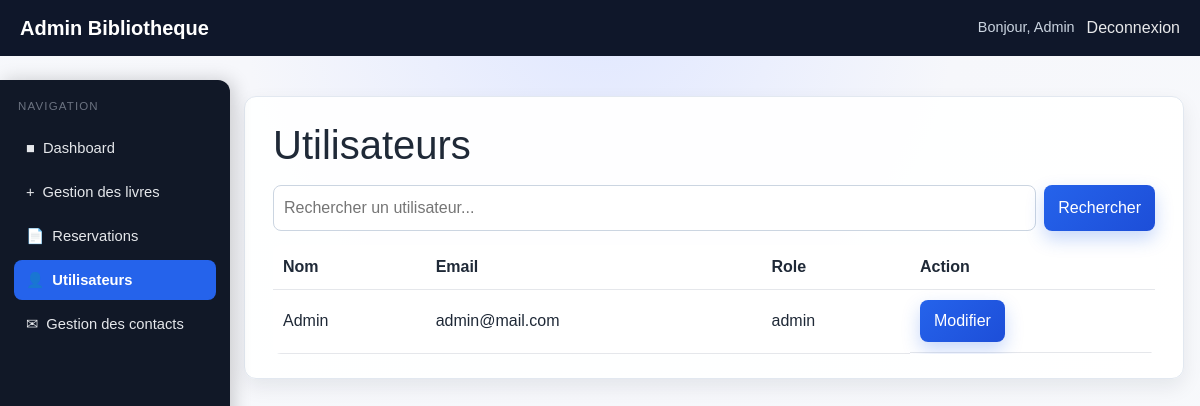
/users.php (signed in), run on the app's committed database.
### tables this page shows
CREATE TABLE `users` (
  `id` int(11) NOT NULL,
  `name` varchar(100) NOT NULL,
  `email` varchar(100) NOT NULL,
  `password` varchar(255) NOT NULL,
  `role` enum('user','admin') DEFAULT 'user'
);

### users.php (the view, shortened to what this page needs)
<?php
require_once __DIR__ . "/../includes/db.php";
$search = trim($_GET["q"] ?? "");
if ($search !== "") {
    $stmt = $pdo->prepare("SELECT id, name, email, role FROM users WHERE name LIKE ? OR email LIKE ? ORDER BY id DESC");
    $like = "%" . $search . "%";
    $stmt->execute([$like, $like]);
    $users = $stmt->fetchAll();
} else {
    $users = $pdo->query("SELECT id, name, email, role FROM users ORDER BY id DESC")->fetchAll();
}
include __DIR__ . "/../includes/admin_header.php";
?>
<h1>Utilisateurs</h1>
<form method="get" class="admin-search-bar">
    <input type="text" name="q" placeholder="Rechercher un utilisateur..." value="<?= htmlspecialchars($search) ?>">
    <button type="submit" class="btn">Rechercher</button>
</form>
<table>
    <thead>
    <tr>
        <th>Nom</th>
        <th>Email</th>
        <th>Role</th>
        <th>Action</th>
    </tr>
    </thead>
    <tbody>
    <?php foreach ($users as $user): ?>
        <tr>
            <td><?= htmlspecialchars($user["name"]) ?></td>
            <td><?= htmlspecialchars($user["email"]) ?></td>
            <td><?= htmlspecialchars($user["role"]) ?></td>
            <td class="table-actions">
                <a class="btn" href="/bibliothéque/admin/edit_user.php?id=<?= (int) $user["id"] ?>">Modifier</a>
            </td>
        </tr>
    <?php endforeach; ?>
    </tbody>
</table>
<?php include __DIR__ . "/../includes/admin_footer.php"; ?>

### style.css (style rules this page uses)
* { box-sizing: border-box; margin: 0; padding: 0; font-family: Arial, sans-serif; }
body { background: radial-gradient(circle at top, #e0e7ff 0%, #f6f7fb 35%, #f8fafc 100%); color: #1f2937; transition: background 0.3s ease, color 0.3s ease; }
html { scroll-behavior: smooth; }
h1 { margin-bottom: 16px; }
.btn { display: inline-block; border: none; border-radius: 8px; background: linear-gradient(135deg, #2563eb, #1d4ed8); color: #fff; text-decoration: none; padding: 9px 14px; cursor: pointer; transition: transform 0.2s ease, box-shadow 0.2s ease; box-shadow: 0 8px 18px rgba(37, 99, 235, 0.25); }
table { width: 100%; border-collapse: collapse; background: #fff; border-radius: 8px; overflow: hidden; transition: background 0.3s ease; }
th, td { padding: 10px; border-bottom: 1px solid #e5e7eb; text-align: left; }
.table-actions { display: flex; gap: 8px; flex-wrap: wrap; }
.admin-search-bar { display: flex; gap: 8px; margin: 10px 0 14px; flex-wrap: wrap; }
.admin-search-bar input { flex: 1; min-width: 220px; border: 1px solid #cbd5e1; border-radius: 8px; padding: 10px; background: #fff; }

### data on the page
users: name "Admin", email "admin@mail.com", role "admin"

### other printed values
$_SESSION["name"] "Admin"
